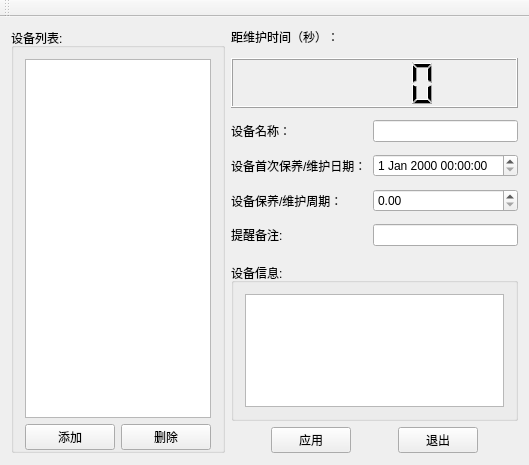
<?xml version="1.0" encoding="UTF-8"?>
<ui version="4.0">
 <class>Reminder</class>
 <widget class="QMainWindow" name="Reminder">
  <property name="geometry">
   <rect>
    <x>0</x>
    <y>0</y>
    <width>529</width>
    <height>465</height>
   </rect>
  </property>
  <property name="windowTitle">
   <string>联合站设备维护保养提示器</string>
  </property>
  <widget class="QWidget" name="centralWidget">
   <layout class="QGridLayout" name="gridLayout_2">
    <property name="bottomMargin">
     <number>12</number>
    </property>
    <item row="0" column="0" rowspan="2">
     <widget class="QGroupBox" name="groupBox_3">
      <property name="sizePolicy">
       <sizepolicy hsizetype="Maximum" vsizetype="Preferred">
        <horstretch>0</horstretch>
        <verstretch>0</verstretch>
       </sizepolicy>
      </property>
      <property name="title">
       <string>设备列表:</string>
      </property>
      <layout class="QVBoxLayout" name="verticalLayout_3">
       <property name="bottomMargin">
        <number>0</number>
       </property>
       <item>
        <widget class="QListView" name="listView">
         <property name="sizePolicy">
          <sizepolicy hsizetype="Preferred" vsizetype="Expanding">
           <horstretch>0</horstretch>
           <verstretch>0</verstretch>
          </sizepolicy>
         </property>
        </widget>
       </item>
       <item>
        <layout class="QHBoxLayout" name="horizontalLayout_2">
         <property name="bottomMargin">
          <number>0</number>
         </property>
         <item>
          <widget class="QPushButton" name="addBtn">
           <property name="text">
            <string>添加</string>
           </property>
          </widget>
         </item>
         <item>
          <widget class="QPushButton" name="delBtn">
           <property name="text">
            <string>删除</string>
           </property>
          </widget>
         </item>
        </layout>
       </item>
      </layout>
     </widget>
    </item>
    <item row="0" column="1">
     <layout class="QGridLayout" name="gridLayout">
      <property name="verticalSpacing">
       <number>12</number>
      </property>
      <item row="7" column="0" colspan="2">
       <widget class="QGroupBox" name="groupBox">
        <property name="title">
         <string>设备信息:</string>
        </property>
        <property name="checkable">
         <bool>false</bool>
        </property>
        <layout class="QVBoxLayout" name="verticalLayout_2">
         <item>
          <widget class="QTextEdit" name="InfoEdit">
           <property name="sizePolicy">
            <sizepolicy hsizetype="Expanding" vsizetype="Preferred">
             <horstretch>0</horstretch>
             <verstretch>0</verstretch>
            </sizepolicy>
           </property>
           <property name="html">
            <string>&lt;!DOCTYPE HTML PUBLIC &quot;-//W3C//DTD HTML 4.0//EN&quot; &quot;http://www.w3.org/TR/REC-html40/strict.dtd&quot;&gt;
&lt;html&gt;&lt;head&gt;&lt;meta name=&quot;qrichtext&quot; content=&quot;1&quot; /&gt;&lt;style type=&quot;text/css&quot;&gt;
p, li { white-space: pre-wrap; }
&lt;/style&gt;&lt;/head&gt;&lt;body style=&quot; font-family:'.Lucida Grande UI'; font-size:13pt; font-weight:400; font-style:normal;&quot;&gt;
&lt;p style=&quot;-qt-paragraph-type:empty; margin-top:0px; margin-bottom:0px; margin-left:0px; margin-right:0px; -qt-block-indent:0; text-indent:0px; font-family:'SimSun'; font-size:9pt;&quot;&gt;&lt;br /&gt;&lt;/p&gt;&lt;/body&gt;&lt;/html&gt;</string>
           </property>
          </widget>
         </item>
        </layout>
       </widget>
      </item>
      <item row="2" column="0">
       <widget class="QLabel" name="label">
        <property name="text">
         <string>设备名称：</string>
        </property>
       </widget>
      </item>
      <item row="1" column="0" colspan="2">
       <widget class="QLCDNumber" name="lcdNumber">
        <property name="sizePolicy">
         <sizepolicy hsizetype="Minimum" vsizetype="Expanding">
          <horstretch>0</horstretch>
          <verstretch>0</verstretch>
         </sizepolicy>
        </property>
        <property name="minimumSize">
         <size>
          <width>0</width>
          <height>50</height>
         </size>
        </property>
       </widget>
      </item>
      <item row="5" column="0">
       <widget class="QLabel" name="label_5">
        <property name="text">
         <string>提醒备注:</string>
        </property>
       </widget>
      </item>
      <item row="3" column="0">
       <widget class="QLabel" name="label_2">
        <property name="text">
         <string>设备首次保养/维护日期：</string>
        </property>
       </widget>
      </item>
      <item row="4" column="0">
       <widget class="QLabel" name="label_3">
        <property name="text">
         <string>设备保养/维护周期：</string>
        </property>
       </widget>
      </item>
      <item row="0" column="0">
       <widget class="QLabel" name="label_4">
        <property name="text">
         <string>距维护时间（秒）：</string>
        </property>
       </widget>
      </item>
      <item row="2" column="1">
       <widget class="QLineEdit" name="nameEdit"/>
      </item>
      <item row="5" column="1">
       <widget class="QLineEdit" name="remindEdit"/>
      </item>
      <item row="3" column="1">
       <widget class="QDateTimeEdit" name="dateTimeEdit"/>
      </item>
      <item row="4" column="1">
       <widget class="QDoubleSpinBox" name="hourSpin"/>
      </item>
      <item row="6" column="0">
       <spacer name="verticalSpacer">
        <property name="orientation">
         <enum>Qt::Vertical</enum>
        </property>
        <property name="sizeType">
         <enum>QSizePolicy::Fixed</enum>
        </property>
        <property name="sizeHint" stdset="0">
         <size>
          <width>0</width>
          <height>5</height>
         </size>
        </property>
       </spacer>
      </item>
     </layout>
    </item>
    <item row="1" column="1">
     <layout class="QHBoxLayout" name="horizontalLayout">
      <property name="spacing">
       <number>-1</number>
      </property>
      <property name="bottomMargin">
       <number>0</number>
      </property>
      <item>
       <spacer name="horizontalSpacer">
        <property name="orientation">
         <enum>Qt::Horizontal</enum>
        </property>
        <property name="sizeHint" stdset="0">
         <size>
          <width>40</width>
          <height>20</height>
         </size>
        </property>
       </spacer>
      </item>
      <item>
       <widget class="QPushButton" name="applyBtn">
        <property name="text">
         <string>应用</string>
        </property>
       </widget>
      </item>
      <item>
       <spacer name="horizontalSpacer_2">
        <property name="orientation">
         <enum>Qt::Horizontal</enum>
        </property>
        <property name="sizeHint" stdset="0">
         <size>
          <width>40</width>
          <height>20</height>
         </size>
        </property>
       </spacer>
      </item>
      <item>
       <widget class="QPushButton" name="exit">
        <property name="text">
         <string>退出</string>
        </property>
       </widget>
      </item>
      <item>
       <spacer name="horizontalSpacer_3">
        <property name="orientation">
         <enum>Qt::Horizontal</enum>
        </property>
        <property name="sizeHint" stdset="0">
         <size>
          <width>40</width>
          <height>20</height>
         </size>
        </property>
       </spacer>
      </item>
     </layout>
    </item>
   </layout>
  </widget>
  <widget class="QMenuBar" name="menuBar">
   <property name="geometry">
    <rect>
     <x>0</x>
     <y>0</y>
     <width>529</width>
     <height>22</height>
    </rect>
   </property>
  </widget>
  <widget class="QToolBar" name="mainToolBar">
   <attribute name="toolBarArea">
    <enum>TopToolBarArea</enum>
   </attribute>
   <attribute name="toolBarBreak">
    <bool>false</bool>
   </attribute>
  </widget>
 </widget>
 <layoutdefault spacing="6" margin="11"/>
 <resources/>
 <connections>
  <connection>
   <sender>exit</sender>
   <signal>clicked()</signal>
   <receiver>Reminder</receiver>
   <slot>close()</slot>
   <hints>
    <hint type="sourcelabel">
     <x>257</x>
     <y>276</y>
    </hint>
    <hint type="destinationlabel">
     <x>228</x>
     <y>160</y>
    </hint>
   </hints>
  </connection>
 </connections>
</ui>
